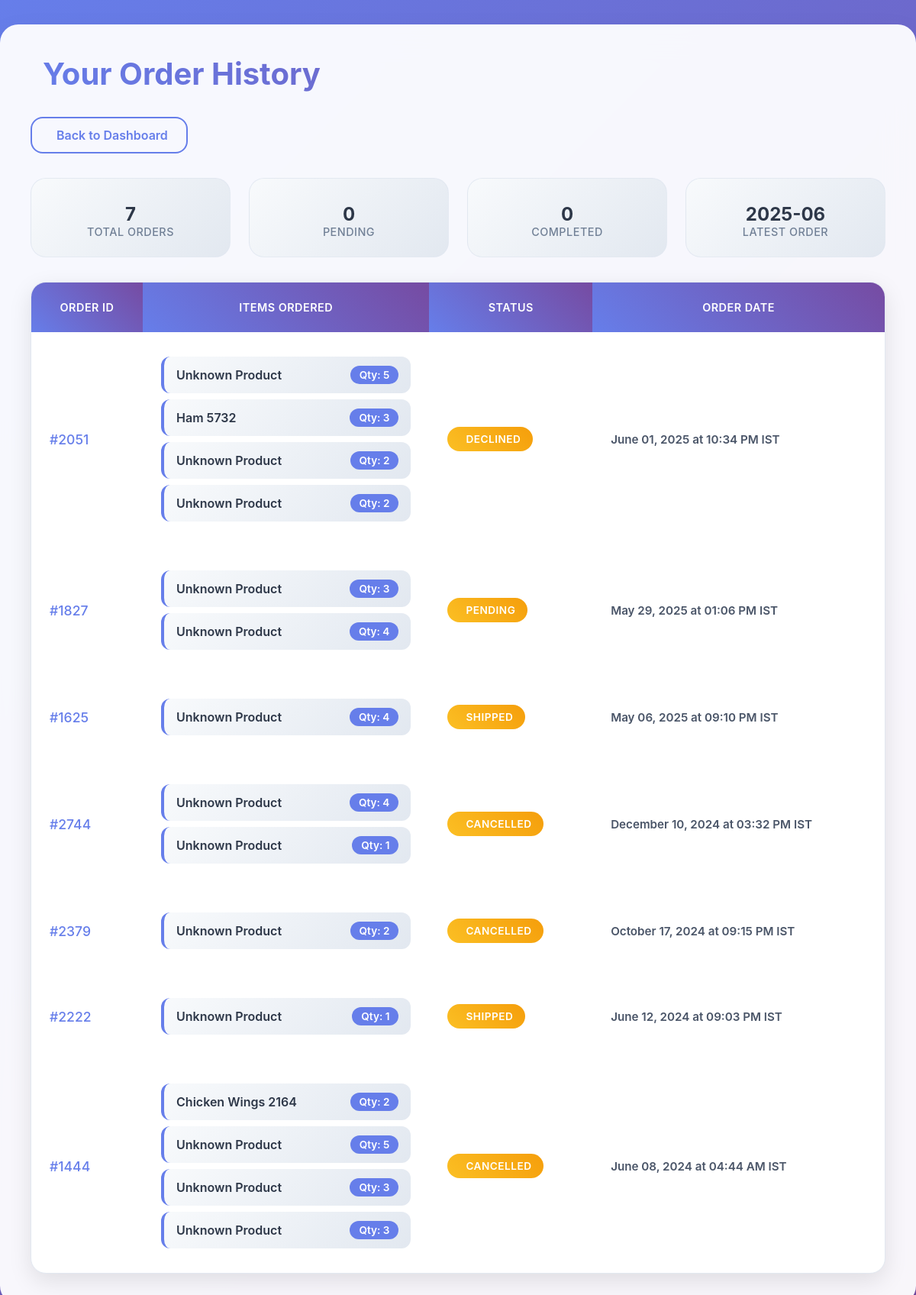
The app's page /your-orders (signed in) with its own data.
### tables this page shows
CREATE TABLE sales_orders (
        id INTEGER PRIMARY KEY AUTOINCREMENT,
        customer_id INTEGER,
        order_data TEXT,
        status TEXT DEFAULT 'Pending',
        created_at TIMESTAMP DEFAULT CURRENT_TIMESTAMP,
        FOREIGN KEY(customer_id) REFERENCES users(id)
        );

CREATE TABLE products (id INTEGER PRIMARY KEY AUTOINCREMENT, name TEXT NOT NULL UNIQUE, barcode TEXT UNIQUE NOT NULL, quantity INTEGER DEFAULT 0, location TEXT);

### app.py (the view)
@app.route('/your-orders')
def your_orders():
    if 'user_id' not in session or session.get('role') != 'customer':
        return redirect(url_for('login'))
    conn = get_db_connection()
    orders = conn.execute('''
        SELECT * FROM sales_orders
        WHERE customer_id = ?
        ORDER BY created_at DESC
    ''', (session['user_id'],)).fetchall()
    processed_orders = []
    for order in orders:
        try:
            order_items = json.loads(order['order_data'])
            items = []
            for barcode, details in order_items.items():
                product = conn.execute('SELECT name FROM products WHERE barcode = ?', (barcode,)).fetchone()
                product_name = product['name'] if product else "Unknown Product"
                items.append({
                    'barcode': barcode,
                    'name': product_name,
                    'quantity': details['quantity']
                })
            processed_orders.append({
                'id': order['id'],
                'status': order['status'],
                'created_at': order['created_at'],
                'items': items
            })
        except:
            continue
    conn.close()
    cart_count = sum(item['quantity'] for item in session.get('cart', {}).values())
    return render_template('your_orders.html', orders=processed_orders, cart_count=cart_count)

### app.py (called while the page is built)
@app.template_filter('format_ist')
def format_ist_filter(utc_datetime_str, format_str='%B %d, %Y at %I:%M %p IST'):
    if not utc_datetime_str:
        return 'N/A'
    try:
        if isinstance(utc_datetime_str, str):
            utc_dt = datetime.fromisoformat(utc_datetime_str.replace('Z', '+00:00'))
        else:
            utc_dt = utc_datetime_str
        if utc_dt.tzinfo is None:
            utc_dt = pytz.UTC.localize(utc_dt)
        ist_dt = utc_dt.astimezone(IST)
        return ist_dt.strftime(format_str)
    except:
        return utc_datetime_str

def get_db_connection():
    conn = sqlite3.connect('database.db')
    conn.row_factory = sqlite3.Row
    return conn

### templates/your_orders.html (shortened to what this page needs)
<div class="main-container">
    <h1 class="page-title">
        Your Order History
    </h1>
    <a href="{{ url_for('customer_dashboard') }}" class="back-btn">
        Back to Dashboard
    </a>
    {% if orders and orders|length > 0 %}
        <div class="orders-summary">
            <div class="summary-card">
                <div class="number">{{ orders|length }}</div>
                <div class="label">Total Orders</div>
            </div>
            <div class="summary-card">
                <div class="number">
                    {% set pending_count = 0 %}
                    {% for order in orders %}
                        {% if order['status'].lower() in ['pending', 'partial stock'] %}
                            {% set pending_count = pending_count + 1 %}
                        {% endif %}
                    {% endfor %}
                    {{ pending_count }}
                </div>
                <div class="label">Pending</div>
            </div>
            <div class="summary-card">
                <div class="number">
                    {% set completed_count = 0 %}
                    {% for order in orders %}
                        {% if order['status'].lower() in ['confirmed', 'delivered'] %}
                            {% set completed_count = completed_count + 1 %}
                        {% endif %}
                    {% endfor %}
                    {{ completed_count }}
                </div>
                <div class="label">Completed</div>
            </div>
            <div class="summary-card">
                <div class="number">
                    {% if orders|length > 0 %}
                        {{ orders[0]['created_at'][:7] if orders[0]['created_at'] else 'N/A' }}
                    {% else %}
                        N/A
                    {% endif %}
                </div>
                <div class="label">Latest Order</div>
            </div>
        </div>
        <div class="table-container">
            <table class="table">
                <thead>
                    <tr>
                        <th>Order ID</th>
                        <th>Items Ordered</th>
                        <th>Status</th>
                        <th>Order Date</th>
                    </tr>
                </thead>
                <tbody>
                    {% for order in orders %}
                    <tr>
                        <td class="order-id">#{{ order['id'] }}</td>
                        <td>
                            <ul class="order-items">
                                {% for item in order['items'] %}
                                    <li>
                                        <span class="item-name">{{ item['name'] }}</span>
                                        <span class="item-quantity">Qty: {{ item['quantity'] }}</span>
                                    </li>
                                {% endfor %}
                            </ul>
                        </td>
                        <td>
                            {% set status_lower = order['status'].lower() %}
                            {% if status_lower == 'pending' %}
                                <span class="status-badge status-pending">
                                    {{ order['status'] }}
                                </span>
                            {% elif status_lower == 'confirmed' %}
                                <span class="status-badge status-confirmed">
                                    <i class="fas fa-check-circle"></i>
                                    {{ order['status'] }}
                                </span>
                            {% elif status_lower == 'partial stock' %}
                                <span class="status-badge status-partial">
                                    <i class="fas fa-exclamation-triangle"></i>
                                    {{ order['status'] }}
                                </span>
                            {% elif status_lower == 'delivered' %}
                                <span class="status-badge status-delivered">
                                    <i class="fas fa-truck"></i>
                                    {{ order['status'] }}
                                </span>
                            {% else %}
                                <span class="status-badge status-pending">
                                    {{ order['status'] }}
                                </span>
                            {% endif %}
                        </td>
                        <td class="order-date">
                            <div class="order-date">
                                {{ order['created_at']|format_ist('%B %d, %Y at %I:%M %p IST') if order['created_at'] else 'N/A' }}
                            </div>
                        </td>
                    </tr>
                    {% endfor %}
                </tbody>
            </table>
        </div>
    {% endif %}
</div>

### templates/your_orders.html (style rules this page uses)
* { margin: 0; padding: 0; box-sizing: border-box; }
.main-container { background: rgba(255, 255, 255, 0.95); backdrop-filter: blur(20px); border-radius: 24px; margin: 2rem auto; padding: 2.5rem; box-shadow: 0 20px 40px rgba(0, 0, 0, 0.1); max-width: 1400px; animation: slideUp 0.6s ease-out; }
.page-title { font-size: 2.5rem; font-weight: 700; margin-bottom: 2rem; background: linear-gradient(45deg, #667eea, #764ba2); -webkit-background-clip: text; -webkit-text-fill-color: transparent; background-clip: text; display: flex; align-items: center; gap: 1rem; }
.back-btn { background: transparent; border: 2px solid #667eea; color: #667eea; border-radius: 16px; padding: 0.75rem 1.5rem; font-weight: 600; transition: all 0.3s ease; text-decoration: none; display: inline-flex; align-items: center; gap: 0.5rem; margin-bottom: 2rem; }
.orders-summary { display: grid; grid-template-columns: repeat(auto-fit, minmax(200px, 1fr)); gap: 1.5rem; margin-bottom: 2rem; }
.summary-card { background: linear-gradient(135deg, #f8fafc, #e2e8f0); border-radius: 20px; padding: 1.5rem; text-align: center; border: 1px solid rgba(226, 232, 240, 0.8); transition: all 0.3s ease; }
.summary-card .number { font-size: 1.5rem; font-weight: 700; color: #2d3748; }
.summary-card .label { color: #718096; font-weight: 500; text-transform: uppercase; letter-spacing: 0.5px; font-size: 0.9rem; }
.table-container { background: white; border-radius: 20px; overflow: hidden; box-shadow: 0 10px 30px rgba(0, 0, 0, 0.1); border: 1px solid #e2e8f0; }
.table { margin: 0; border-collapse: separate; border-spacing: 0; width: 100%; }
.table thead th { background: linear-gradient(45deg, #667eea, #764ba2); color: white; font-weight: 600; padding: 1.5rem; border: none; text-transform: uppercase; letter-spacing: 0.5px; font-size: 0.9rem; }
.table tbody tr { transition: all 0.3s ease; border-bottom: 1px solid #f1f5f9; }
.table tbody td { padding: 1.5rem; vertical-align: middle; border: none; font-weight: 500; }
.order-id { font-weight: 700; color: #667eea; font-size: 1.1rem; }
.order-items { margin: 0; padding: 0; list-style: none; }
.order-items li { background: linear-gradient(135deg, #f8fafc, #e2e8f0); padding: 0.75rem 1rem; margin: 0.5rem 0; border-radius: 12px; border-left: 4px solid #667eea; display: flex; justify-content: space-between; align-items: center; transition: all 0.3s ease; }
.item-name { font-weight: 600; color: #2d3748; }
.item-quantity { background: #667eea; color: white; padding: 0.25rem 0.75rem; border-radius: 20px; font-size: 0.85rem; font-weight: 600; }
.status-badge { padding: 0.5rem 1rem; border-radius: 20px; font-size: 0.85rem; font-weight: 600; text-transform: uppercase; letter-spacing: 0.5px; display: inline-flex; align-items: center; gap: 0.5rem; }
.status-pending { background: linear-gradient(45deg, #fbbf24, #f59e0b); color: white; }
.order-date { font-weight: 600; color: #4a5568; font-size: 0.95rem; }

### records on screen
sales_orders: created_at "2025-06", id "2051", name "Unknown Product" "Unknown Product" "Unknown Product", quantity "5" "2" "2", status "DECLINED", created_at "June 01, 2025 at 10:34 PM IST"
products: name "Ham 5732", quantity "3"
sales_orders: id "1827", name "Unknown Product" "Unknown Product", quantity "3" "4", status "PENDING", created_at "May 29, 2025 at 01:06 PM IST"
sales_orders: id "1625", name "Unknown Product", quantity "4", status "SHIPPED", created_at "May 06, 2025 at 09:10 PM IST"
sales_orders: id "2744", name "Unknown Product" "Unknown Product", quantity "4" "1", status "CANCELLED", created_at "December 10, 2024 at 03:32 PM IST"
sales_orders: id "2379", name "Unknown Product", quantity "2", status "CANCELLED", created_at "October 17, 2024 at 09:15 PM IST"
sales_orders: id "2222", name "Unknown Product", quantity "1", status "SHIPPED", created_at "June 12, 2024 at 09:03 PM IST"
sales_orders: id "1444", name "Unknown Product" "Unknown Product" "Unknown Product", quantity "5" "3" "3", status "CANCELLED", created_at "June 08, 2024 at 04:44 AM IST"
products: name "Chicken Wings 2164", quantity "2"

### other values on screen
{{ orders|length }} "7"
{{ pending_count }} "0"
{{ completed_count }} "0"
